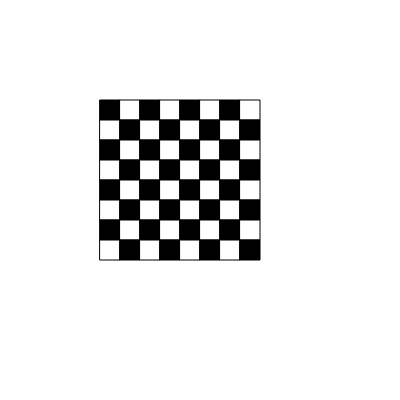
Frame 1 (no input)
Frame 60 (no input): identical to frame 1, image omitted
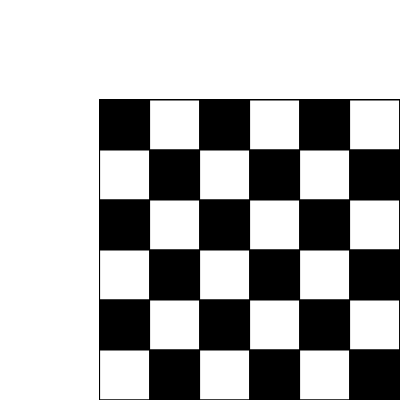
Frame 120 (the mouse pressed at the canvas centre since frame 60)

The p5.js sketch that drew these frames (run headless with seeded random() and noise() and a simulated clock; from frame 60 on, the mouse is pressed at the canvas centre):

// p5.js sketch
// ── sketch.js
const CANVAS_WIDTH = 400;
const CANVAS_HEIGHT = 400;

// Posición inicial de nuestro tablero 
let x0 = 100;
let y0 = 100;
// Tamaño de una celda
let sizeCell = 20
// Numero de celdas 
let numCellsX = 8;
let numCellsY = 8;
// Color de la celda (iniciamos en 0 - Negro)
let cellColor = 0;

function setup() {
  createCanvas(CANVAS_WIDTH, CANVAS_HEIGHT);
}

function flipColor(value) {
  if (value === 0) { return 255; }
  else { return 0; }
}

function drawChessRow(X0, Y0, firstCellColor) {
  // Dibuja 8 cuadrados
  for (let cellX = 0; cellX < numCellsX; cellX += 1) {
   fill(firstCellColor); // Relleno (negro/blanco)
   /*
   Utiliza el valor del bucle for para desplazar el cuadrado a la derecha
   Y0 se mantiene constante durante todo el bucle
   */
   rect(X0 + sizeCell*cellX , Y0, sizeCell, sizeCell)
   firstCellColor = flipColor(firstCellColor) // Cambio el color para el siguiente cuadrado
  }  
}

function draw() {
 // Dibuja 8 filas
 for (let rowY = 0; rowY < numCellsY; rowY++) {
   // En cada iteración, desplaza la posición inicial de la fila en sizeCell pixeles.
   drawChessRow(x0, y0 + sizeCell * rowY, cellColor);
   // En cada iteración, cambia el color con el que comienza.
   cellColor = flipColor(cellColor);
 }
 sizeCell = mouseX / width * 100;
}
